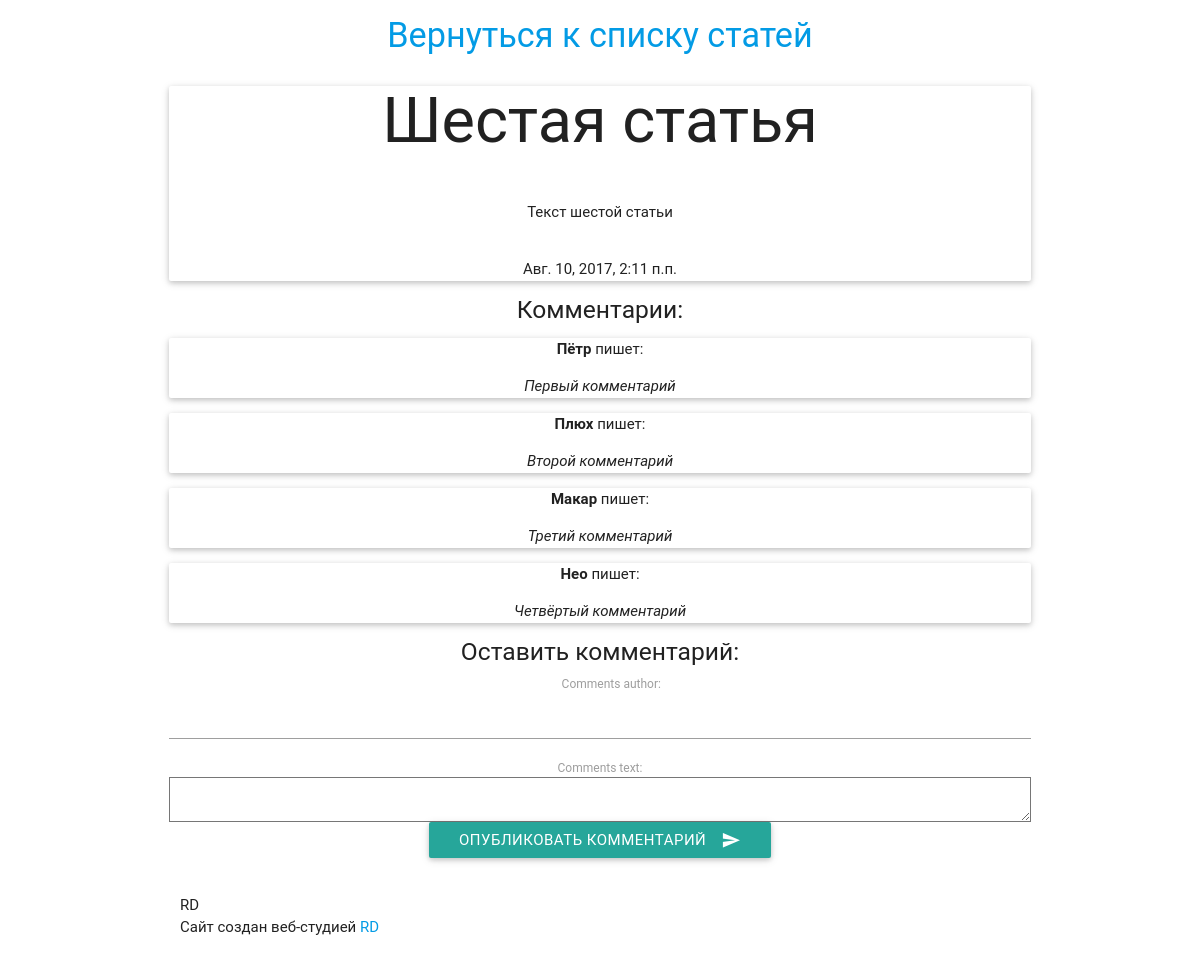
/article/6/, run on an earlier commit of the app's database.
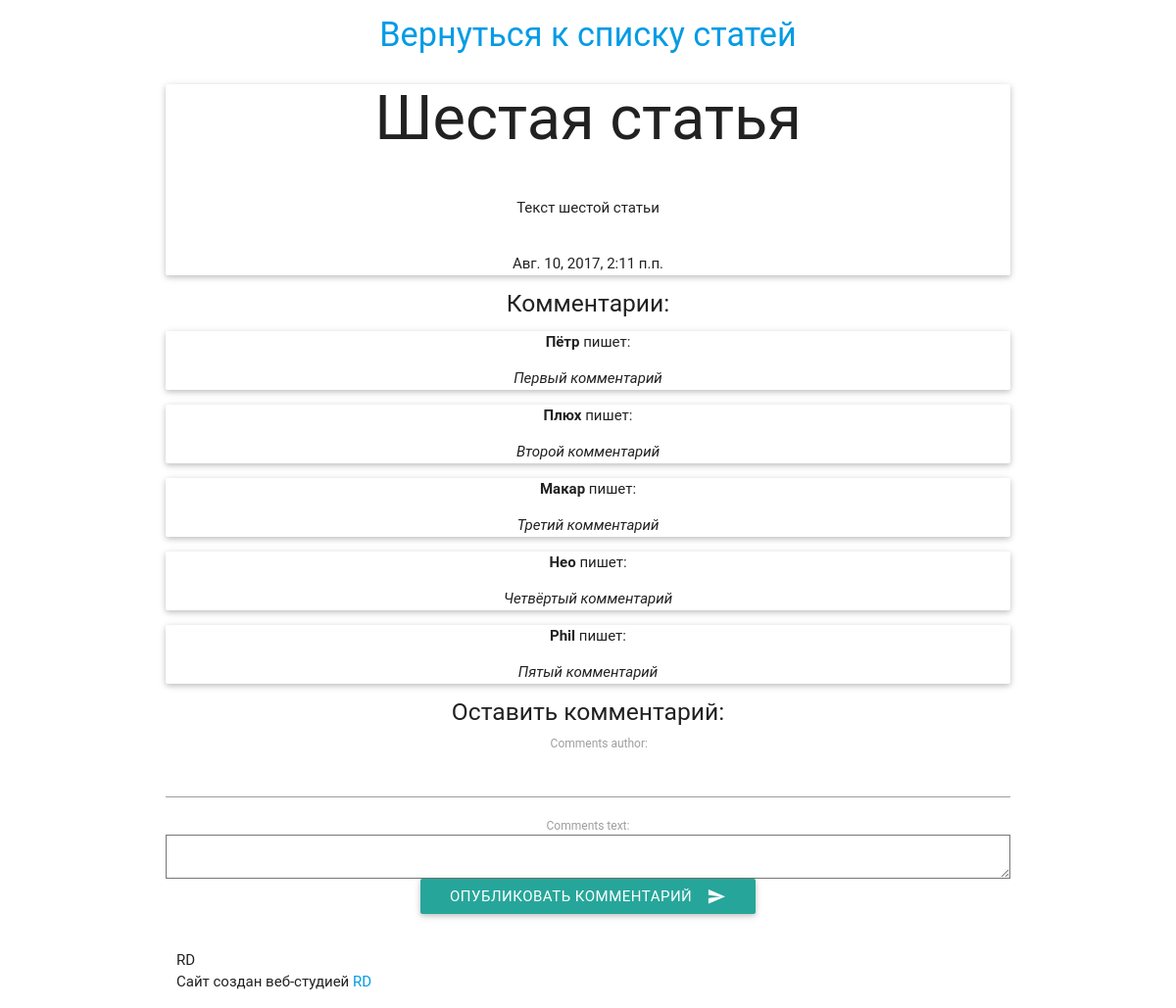
And on a later commit of the database.
### comments/models.py (models this page shows)
class Comments(models.Model):
    comments_text = models.TextField()
    comments_article = models.ForeignKey(Article)
    comments_author = models.CharField(max_length=120)

### comments/views.py (the view)
# urls.py: url(r'article/(?P<article_id>\d+)/$', views.article, name='article'),
def article(request, article_id=1):
	args = Article.objects.get(id=article_id)
	comment = Comments.objects.filter(comments_article_id=article_id)
	form = CommentForm(request.POST or None)
	args = {
		'args': args,
		'form': form,
		'comment': comment,
	}
	return render(request, 'comments/article.html/', args)

### comments/forms.py
class CommentForm(ModelForm):
	class Meta:
		model = Comments
		fields = ('comments_author', 'comments_text')

### comments/templates/comments/article.html (shortened to what this page needs)
{% extends "base.html" %}
{% block content %}
    <div class="container">
<div class="row" align="center">
<h4><a href="/articles/">Вернуться к списку статей</a></h4>
          <div class="card">
              <span class="card-title"><h1>{{ args.article_title }}</h1></span>
            <div class="card-content">
              <p>{{ args.article_text }}</p>
            </div>
			    <p>{{ args.timestamp }}</p>
      </div>
<h5>Комментарии:</h5>
{% for comments in comment %}
<div class="card">
    <p><b>{{ comments.comments_author }}</b> пишет:</p>
    <p><i>{{ comments.comments_text }}</i></p>
</div>
{% endfor %}
<h5>Оставить комментарий:</h5>
<div class="col sm4"></div>
<form method='POST' action='/article/addcomment/{{ args.id }}/' enctype='multipart/form-data' class="col-sm-6 col-sm-offset-3" align='center'>
{{ form }}
  <button class="btn waves-effect waves-light" type="submit" name="action">Опубликовать комментарий
    <i class="material-icons right">send</i>
  </button>
</form>
<div class="col sm4" align="center">
</div>
</div>
    </div>
{% endblock content %}

What changed in the data, as far as the page shows it:
added Comments: comments_author "Phil", comments_text "Пятый комментарий"
